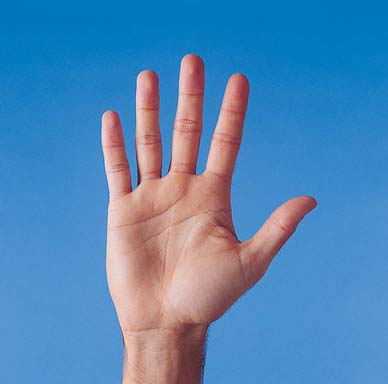
#> input picture palm.jpg, 388 x 384 px, given in place of the camera
$ jupyter execute tutorial2_real_time_fingertip_tracking.ipynb   (shell and % lines are left out)   (Python 2 division)   (older library calls are emulated)   (text cells are left out)
#> lines starting #> are read from the running program, lines starting #| are printed output that depends on the picture; after the words box and inside, x2 and y2 are one past the last pixel; in counts of white or black regions, pixels touching at a corner belong together
[cell 1]
# Import necessary libraries and helper functions
import numpy as np
import matplotlib.pyplot as plt
import cv2
import random
from helpers import imshow

[cell 2]
# Method that generates mask that segments out skin regions
def segment_skin_hsv(img):
    # Convert image to HSV
    hsv = cv2.cvtColor(img,cv2.COLOR_BGR2HSV)

    # define range of hsv (for skin color)
    min_HSV = np.array([0, 58, 30], dtype = "uint8")
    max_HSV = np.array([33, 255, 255], dtype = "uint8")

    # create a mask and clean it up
    mask = cv2.inRange(hsv, min_HSV, max_HSV)
    mask = cv2.morphologyEx(mask, cv2.MORPH_CLOSE, None, iterations = 5)
    mask = cv2.morphologyEx(mask, cv2.MORPH_OPEN, None, iterations = 5)
    mask = cv2.medianBlur(mask, 5)

    return mask

[cell 3]
def segment_skin_ycrcb(img):
    # Convert image to YCrCb
    imageYCrCb = cv2.cvtColor(img,cv2.COLOR_BGR2YCR_CB)

    # Constants for finding range of skin color in YCrCb
    min_YCrCb = np.array([0,133,77],np.uint8)
    max_YCrCb = np.array([255,173,127],np.uint8)

    # Find region with skin tone in YCrCb image
    mask = cv2.inRange(imageYCrCb,min_YCrCb,max_YCrCb)
#     mask = cv2.morphologyEx(mask, cv2.MORPH_CLOSE, None, iterations = 5)
    mask = cv2.morphologyEx(mask, cv2.MORPH_OPEN, None, iterations = 3)
    mask = cv2.medianBlur(mask, 5)

    return mask

[cell 4]
def getHandContours(mask):
    # Get the contour of the hand and draw it on the original image
    im2, contours, hierarchy = cv2.findContours(mask, cv2.RETR_EXTERNAL, cv2.CHAIN_APPROX_NONE)

    # Calculate areas
    areas = [cv2.contourArea(cont) for cont in contours]

    # Only keep the largest contour
    if len(contours) == 0:
        return
    cnt = contours[np.argmax(areas)]
    return cnt

[cell 5]
# Helper function to find angle between two vectors
def get_angle(v1, v2):
    v1 = v1 / np.linalg.norm(v1) # unit vector v1
    v2 = v2 / np.linalg.norm(v2) # unit vector v2
    cos_theta = np.dot(v1, v2)
    return np.arccos(cos_theta)*(180/np.pi)

# Helper function to find distance between two vectors
def dist(v1, v2):
    return np.linalg.norm(np.array(v1)-v2)

[cell 6]
# # Helper function that updates an array of stored points, corresponding to
# # valleys or peaks)
# pointDict: {index -> k_curv}

def update(pointDict, j, kCurv, samplePoints):

    for i in pointDict:

        # if index j is close to one of the stored indices
        if abs(i-j) <= 10 or abs(i-j) >= len(samplePoints) - 10:

            # if k-curvature of point j is smaller, replace i by it
            if kCurv < pointDict[i]:
                pointDict[j] = kCurv
                del pointDict[i]
            return pointDict
    pointDict[j] = kCurv
    return pointDict

[cell 7]
def getPeaksAndValleys(samplePoints, thresh_angle, k):
    peaks = {} # Dictionary that stores points corresponding to fingertips
    valleys = {} # Dictionary that stores points corresponding to spaces

    for j in range(len(samplePoints)):

        # determine points corresponding to indices j-k, j and j+k
        jCoord = samplePoints[j][0]
        minusK = samplePoints[(j-k)%len(samplePoints)][0]
        plusK = samplePoints[(j+k)%len(samplePoints)][0]

        kCurv = get_angle(minusK - jCoord, plusK - jCoord)

        if kCurv <= thresh_angle:

            orientation = np.cross(minusK - jCoord, plusK - jCoord)

            if orientation >= 0:
                peaks = update(peaks, j, kCurv, samplePoints)
            else:
                valleys = update(valleys, j, kCurv, samplePoints)
    return peaks, valleys

[cell 8]
camera = cv2.VideoCapture(0)
# reduce frame size to speed it up
w = 640
camera.set(cv2.CAP_PROP_FRAME_WIDTH, w)
camera.set(cv2.CAP_PROP_FRAME_HEIGHT, w * 3/4)
camera.set(cv2.CAP_PROP_EXPOSURE,-4)

# k-curvature parameters:
k = 5
thresh_angle = 70


while True:
    # Get frame and flip it
    ret, frame = camera.read()
#> frame is the input picture: shape (384, 388, 3); mean B, G, R 182, 134.9, 82.8
    frame = cv2.flip(frame, 1)

    frame = cv2.medianBlur(frame,5) # Apply median blur
    mask = segment_skin_ycrcb(frame) # Get mask
#> in segment_skin_ycrcb, `imageYCrCb = cv2.cvtColor(img,cv2.COLOR_BGR2YCR_CB)`: imageYCrCb: shape (384, 388, 3); mean of channels 0, 1, 2 124.9, 98.1, 160.3
#> in segment_skin_ycrcb, `mask = cv2.inRange(imageYCrCb,min_YCrCb,max_YCrCb)`:
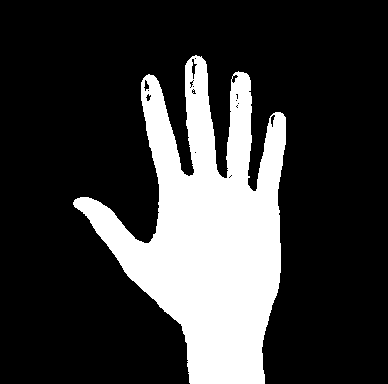
#> mask: shape (384, 388); 22.8% white; 1 white region, box (x1, y1, x2, y2) and area: (73, 55, 286, 384) 33955
#> in segment_skin_ycrcb, `mask = cv2.morphologyEx(mask, cv2.MORPH_OPEN, None, iterations = 3)`: mask: shape (384, 388); 22.5% white; 2 white regions, box (x1, y1, x2, y2) and area: (74, 59, 286, 384) 33325, (185, 65, 193, 82) 127
#> in segment_skin_ycrcb, `mask = cv2.medianBlur(mask, 5)`:
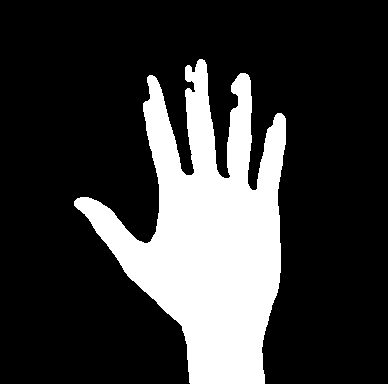
#> mask: shape (384, 388); 22.5% white; 1 white region
    cv2.imshow("MASK", mask)
    cnt = getHandContours(mask) # Hand Contour
#> in getHandContours, `im2, contours, hierarchy = cv2.findContours(mask, cv2.RETR_EXTERNAL, c..`: contours = 1 contour; box (x1, y1, x2, y2) and area: (74, 59, 286, 384) 32710
#> in getHandContours, `areas = [cv2.contourArea(cont) for cont in contours]`: areas = [32710]
#> in getHandContours, `cnt = contours[np.argmax(areas)]`: cnt = contour of 1486 points, box (x1, y1, x2, y2) (74, 59, 286, 384), area 32710

    # If contour is None or too small, continue
    if cnt is None or len(cnt) <= 300:
        print "No contours found"
        continue

    # Get sample points
    interval = len(cnt)/100
#> interval = 14
    sample_points = cnt[0:len(cnt):interval]

    # Draw sample points
    for i in range(len(sample_points)):
        cv2.circle(frame, tuple(sample_points[i][0]), 1, (0, 0, 255), 2)
#> this loop made 107 passes
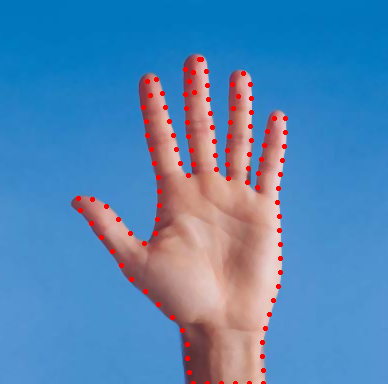
#> frame: shape (384, 388, 3); mean B, G, R 180.1, 133.3, 84.3

    # Get and draw peaks and valleys
    peaks, valleys = getPeaksAndValleys(sample_points, thresh_angle, k)
#> the loop in getPeaksAndValleys, `for j in range(len(samplePoints)):` made 107 passes
#> (jCoord, minusK, plusK, v1 in get_angle, v2 in get_angle, cos_theta in get_angle, kCurv, orientation) on passes 1, 2, 3, 18, 19, 20, 21: ([199, 59], [210, 113], [185, 94], [0.2, 0.98], [-0.371, 0.928], 0.836, 33.32, 1141), ([193, 72], [208, 99], [186, 108], [0.486, 0.874], [-0.191, 0.982], 0.765, 40.06, 729), ([185, 69], [207, 85], [187, 122], [0.809, 0.588], [0.0377, 0.999], 0.618, 51.81, 1134), ([162, 93], [180, 163], [146, 121], [0.249, 0.968], [-0.496, 0.868], 0.717, 44.17, 1624), ([156, 79], [176, 149], [147, 135], [0.275, 0.962], [-0.159, 0.987], 0.906, 25.08, 1750), ([147, 81], [173, 135], [151, 149], [0.434, 0.901], [0.0587, 0.998], 0.925, 22.34, 1552), ([150, 95], [169, 121], [154, 163], [0.59, 0.807], [0.0587, 0.998], 0.841, 32.79, 1188)
#> (jCoord, minusK, plusK, v1 in get_angle, v2 in get_angle, cos_theta in get_angle, kCurv, orientation) on passes 10, 11, 12, 13, 14, 31: ([191, 150], [194, 92], [173, 135], [0.0517, -0.999], [-0.768, -0.64], 0.6, 53.16, -1089), ([193, 164], [185, 94], [169, 121], [-0.114, -0.994], [-0.487, -0.873], 0.923, 22.65, -1336), ([188, 175], [186, 108], [165, 107], [-0.0298, -1], [-0.32, -0.947], 0.956, 16.98, -1405), ([180, 163], [187, 122], [162, 93], [0.168, -0.986], [-0.249, -0.968], 0.913, 24.11, -1228), ([176, 149], [188, 136], [156, 79], [0.678, -0.735], [-0.275, -0.962], 0.52, 58.65, -1100), ([155, 233], [154, 163], [92, 199], [-0.0143, -1], [-0.88, -0.475], 0.487, 60.83, -4376)
#> peaks = {19: 22.34, 36: 23.02, 75: 19.96, 89: 19.34, 106: 21.16}; valleys = {11: 16.98, 30: 60.83, 81: 18.14, 97: 19.56}

    for i in peaks:
        cv2.circle(frame, tuple(sample_points[i][0]), 10, (255, 0, 0), 2)
#> this loop made 5 passes
#> i on passes 1 to 5: 19, 36, 75, 89, 106
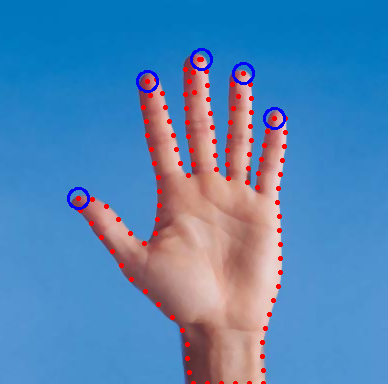
#> frame: shape (384, 388, 3); 0.65% of pixels changed, all inside (x1, y1, x2, y2) = (67, 48, 286, 210)
    for i in valleys:
        cv2.circle(frame, tuple(sample_points[i][0]), 10, (0, 255, 0), 2)
#> this loop made 4 passes
#> i on passes 1 to 4: 11, 30, 81, 97
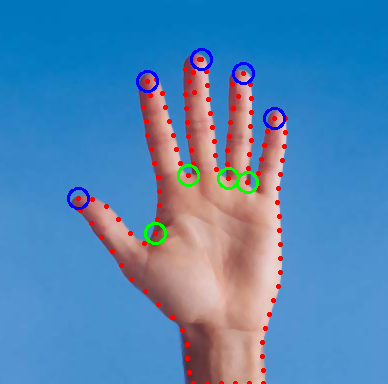
#> frame: shape (384, 388, 3); 0.5% of pixels changed, all inside (x1, y1, x2, y2) = (144, 164, 259, 245)

    if cv2.waitKey(5) == 27:
#> (key Esc is pressed here)
        break
    elif cv2.waitKey(5) == 32:
        cv2.imwrite("saved_frame.jpg", frame)
        imshow(frame)

    cv2.imshow("VideoFrame", frame)

cv2.destroyAllWindows()
camera.release()

[cell 9]
# Method that returns maximum inscribed circle
def get_palm_circle(contour, mask):
    dist_max = np.zeros((mask.shape[0], mask.shape[1]))
    for y in range(0, mask.shape[0], 4):
        for x in range(0, mask.shape[1], 4):
            if mask[y, x]:
                dist_max[y, x] = cv2.pointPolygonTest(contour, (x, y), True)

    min_val, max_val, min_loc, max_loc = cv2.minMaxLoc(dist_max)
    return max_loc, max_val

[cell 10]
# Method that draws orientations of fingers
def drawFingerOrientation(frame, samplePoints, k, j, palm_radius):

    # get a midpoint between C(i-k) and C(i+k)
    jCoord = samplePoints[j][0]
    plusK = samplePoints[(j + k)%len(samplePoints)][0]
    minusK = samplePoints[(j - k)%len(samplePoints)][0]
    mid_finger = np.mean([minusK, plusK], axis=0).astype(int)

    orientation = np.cross([100, 0], mid_finger - jCoord) # whether cross product points up or down
    angle = np.sign(orientation) * get_angle([100, 0],  mid_finger - jCoord)*3.14/180.0

    # Point 1
    x1 = sample_points[i%len(sample_points)][0][0] + palm_radius * np.cos(angle)
    y1 = sample_points[i%len(sample_points)][0][1] + palm_radius * np.sin(angle)
    point1 = [int(x1), int(y1)]

    # Point 2
    x2 = sample_points[i%len(sample_points)][0][0] - 3*palm_radius * np.cos(angle)
    y2 = sample_points[i%len(sample_points)][0][1] - 3*palm_radius * np.sin(angle)
    point2 = [int(x2), int(y2)]

    cv2.line(frame, tuple(point1), tuple(point2), (255, 255, 255), 3)

[cell 11]
camera = cv2.VideoCapture(0)
# reduce frame size to speed it up
w = 640
camera.set(cv2.CAP_PROP_FRAME_WIDTH, w)
camera.set(cv2.CAP_PROP_FRAME_HEIGHT, w * 3/4)
camera.set(cv2.CAP_PROP_EXPOSURE,-4)

# k-curvature parameters:
k = 5
thresh_angle = 70


while True:
    # Get frame and flip it
    ret, frame = camera.read()
    frame = cv2.flip(frame, 1)

    frame = cv2.medianBlur(frame,5) # Apply median blur
    mask = segment_skin_hsv(frame) # Get mask
#> in segment_skin_hsv, `hsv = cv2.cvtColor(img,cv2.COLOR_BGR2HSV)`: hsv: shape (384, 388, 3); mean H, S, V 87.4, 166.3, 196.1
#> in segment_skin_hsv, `mask = cv2.inRange(hsv, min_HSV, max_HSV)`: mask: shape (384, 388); 16% white; 20 white regions (16 under 20 px), largest, box (x1, y1, x2, y2) and area: (80, 57, 282, 384) 23697, (272, 114, 283, 121) 54, (152, 291, 163, 300) 49, (129, 272, 136, 276) 21
#> in segment_skin_hsv, `mask = cv2.morphologyEx(mask, cv2.MORPH_CLOSE, None, iterations = 5)`: mask: shape (384, 388); 17.3% white; 1 white region, box (x1, y1, x2, y2) and area: (75, 57, 283, 384) 25841
#> in segment_skin_hsv, `mask = cv2.morphologyEx(mask, cv2.MORPH_OPEN, None, iterations = 5)`: mask: shape (384, 388); 16.6% white; 2 white regions, box (x1, y1, x2, y2) and area: (88, 87, 271, 384) 24268, (263, 140, 281, 169) 404
#> in segment_skin_hsv, `mask = cv2.medianBlur(mask, 5)`:
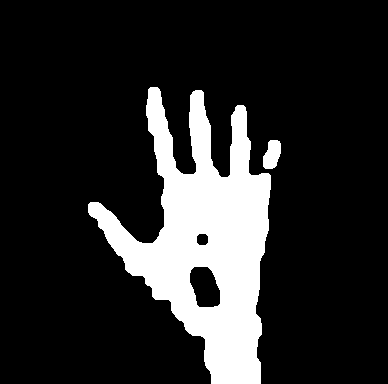
#> mask: shape (384, 388); 16.6% white; 2 white regions
    cv2.imshow("MASK", mask)
    cnt = getHandContours(mask) # Hand Contour
#> in getHandContours (call 2), `im2, contours, hierarchy = cv2.findContours(mask, cv2.RETR_EXTERNAL, c..`: contours = 2 contours; box (x1, y1, x2, y2) and area: (88, 87, 271, 384) 24748, (263, 140, 281, 169) 357
#> cnt = contour of 1161 points, box (x1, y1, x2, y2) (88, 87, 271, 384), area 24748

    # If contour is None or too small, continue
    if cnt is None or len(cnt) <= 300:
        print "No contours found"
        continue

    # Draw Maximum Inscribed Circle and palm's center
    palm_center, palm_radius = get_palm_circle(cnt, mask)
#> after the loop in get_palm_circle, `for y in range(0, mask.shape[0], 4):`:
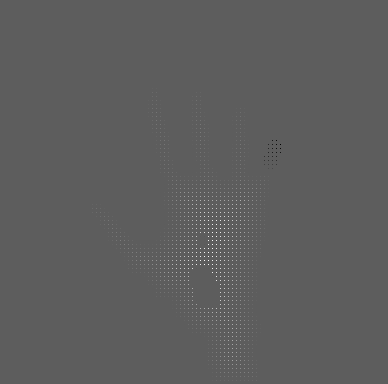
#> dist_max: shape (384, 388) float64; min -30, max 51.48, mean 0.1; drawn with min black and max white
#> in get_palm_circle, `min_val, max_val, min_loc, max_loc = cv2.minMaxLoc(dist_max)`: min_val = -30; max_val = 51.48; min_loc = (280, 144); max_loc = (204, 260)
#> palm_center = (204, 260); palm_radius = 51.48
    cv2.circle(frame, palm_center, int(palm_radius), (0,255,255), 3)
    cv2.circle(frame, palm_center, 1, (0,255,255), 6)
#> frame: shape (384, 388, 3); mean B, G, R 180.8, 136.4, 83.6

    # Minimum Enclosing Circle
    (x,y),radius = cv2.minEnclosingCircle(cnt)
#> x = 205; y = 235; radius = 157.9
    center = (int(x),int(y))
#> center = (205, 235)
    radius = int(radius)
#> radius = 157
    cv2.circle(frame, center, radius, (255,0,0), 3)

    # Get sample points
    interval = len(cnt)/100
#> interval = 11
    sample_points = cnt[0:len(cnt):interval]

    # Draw sample points
    for i in range(len(sample_points)):
        cv2.circle(frame, tuple(sample_points[i][0]), 1, (0, 0, 255), 2)
#> this loop made 106 passes
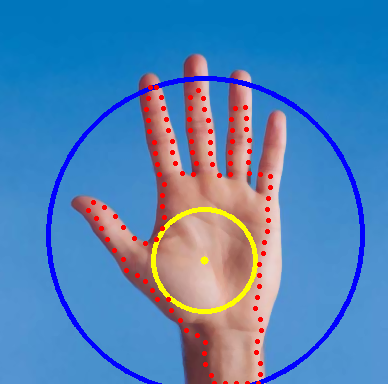
#> frame: shape (384, 388, 3); mean B, G, R 180.7, 130.6, 82.7

    # Get and draw peaks and finger orientations
    peaks, valleys = getPeaksAndValleys(sample_points, thresh_angle, k)
#> the loop in getPeaksAndValleys (call 2), `for j in range(len(samplePoints)):` made 106 passes
#> (jCoord, minusK, plusK, v1 in get_angle, v2 in get_angle, cos_theta in get_angle, kCurv, orientation) on passes 1, 2, 20, 21: ([150, 87], [168, 130], [154, 142], [0.386, 0.922], [0.0725, 0.997], 0.948, 18.55, 818), ([148, 98], [166, 119], [155, 153], [0.651, 0.759], [0.126, 0.992], 0.835, 33.35, 843), ([104, 207], [156, 239], [107, 239], [0.852, 0.524], [0.0933, 0.996], 0.601, 53.04, 1568), ([93, 202], [145, 243], [114, 250], [0.785, 0.619], [0.401, 0.916], 0.882, 28.12, 1635)
#> (jCoord, minusK, plusK, v1 in get_angle, v2 in get_angle, cos_theta in get_angle, kCurv, orientation) on pass 15: ([156, 239], [164, 184], [104, 207], [0.144, -0.99], [-0.852, -0.524], 0.396, 66.67, -3116)
    for i in peaks:
        cv2.circle(frame, tuple(sample_points[i][0]), 10, (255, 0, 255), 2)
        drawFingerOrientation(frame, sample_points, k, i, palm_radius)
#> this loop made 4 passes
#> i on passes 2 to 4: 21, 72, 88
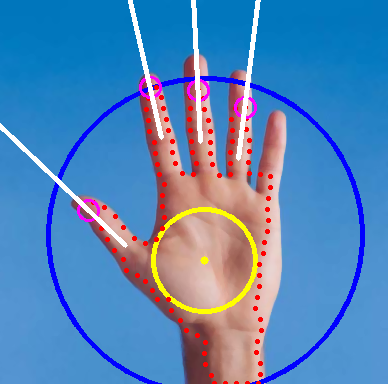
#> frame: shape (384, 388, 3); 2.49% of pixels changed, all inside (x1, y1, x2, y2) = (0, 0, 261, 248)

    # Draw Convex Hull
    hull = cv2.convexHull(cnt)
    for i in range(len(hull)-1):
        point1 = hull[i][0]
        point2 = hull[i+1][0]
        cv2.line(frame, tuple(point1), tuple(point2), (0,255,0), 1)
#> this loop made 14 passes
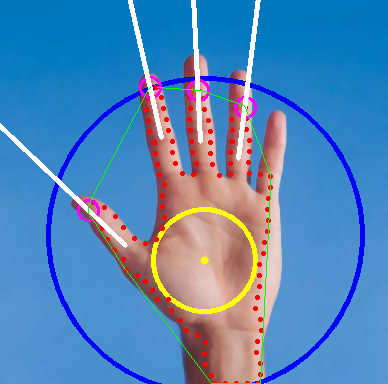
#> frame: shape (384, 388, 3); 0.48% of pixels changed, all inside (x1, y1, x2, y2) = (88, 87, 271, 384)

    if cv2.waitKey(5) == 27:
#> (key Esc is pressed here)
        break
    elif cv2.waitKey(5) == 32:
        cv2.imwrite("saved_frame.jpg", frame)
        imshow(frame)

    cv2.imshow("VideoFrame", frame)

cv2.destroyAllWindows()
camera.release()
